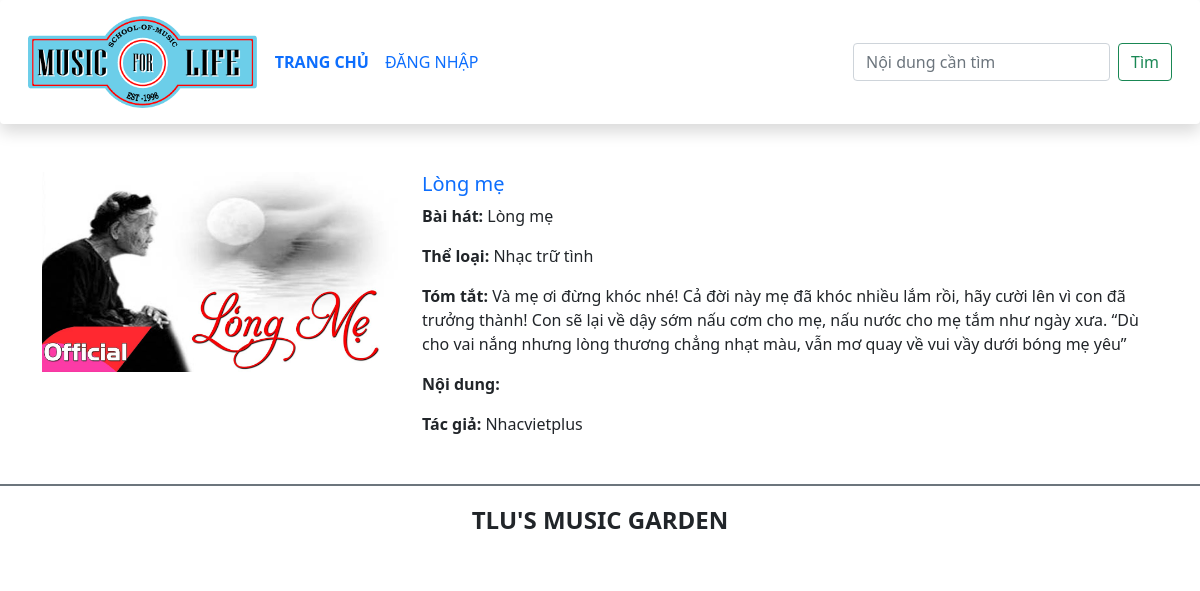
Screenshot of /detail.php?id=1 with the database file from the repository.
### tables this page shows
CREATE TABLE `baiviet` (
  `ma_bviet` int(10) UNSIGNED NOT NULL,
  `tieude` varchar(200) NOT NULL,
  `ten_bhat` varchar(100) NOT NULL,
  `ma_tloai` int(10) UNSIGNED NOT NULL,
  `tomtat` text NOT NULL,
  `noidung` text DEFAULT NULL,
  `ma_tgia` int(10) UNSIGNED NOT NULL,
  `ngayviet` datetime NOT NULL,
  `hinhanh` varchar(200) DEFAULT NULL
);

CREATE TABLE `theloai` (
  `ma_tloai` int(10) UNSIGNED NOT NULL,
  `ten_tloai` varchar(50) NOT NULL
);

CREATE TABLE `tacgia` (
  `ma_tgia` int(10) UNSIGNED NOT NULL,
  `ten_tgia` varchar(100) NOT NULL,
  `hinh_tgia` varchar(200) DEFAULT NULL
);

### detail.php (the view)
<?php
include('./include/header.php');
include('./include/database-connection.php');
$id_post = filter_input(INPUT_GET, 'id', FILTER_VALIDATE_INT);
$sql       = "SELECT * FROM baiviet WHERE ma_bviet = :id;";
$statement = $pdo->prepare($sql);
$statement->execute([':id' => $id_post]);
$post    = $statement->fetch();
$id_author = $post['ma_tgia'];
$sql       = "SELECT ten_tgia FROM tacgia WHERE ma_tgia = :id;";
$statement = $pdo->prepare($sql);
$statement->execute([':id' => $id_author]);
$author    = $statement->fetch();
$id_category = $post['ma_tloai'];
$sql       = "SELECT * FROM theloai WHERE ma_tloai = :id;";
$statement = $pdo->prepare($sql);
$statement->execute([':id' => $id_category]);
$category    = $statement->fetch();
?>
<link rel="stylesheet" href="css/style.css">
    <main class="container mt-5">
                <div class="row mb-5">
                    <div class="col-sm-4">
                        <img src="<?= htmlspecialchars($post['hinhanh']) ?>" class="img-fluid" alt="...">
                    </div>
                    <div class="col-sm-8">
                        <h5 class="card-title mb-2">
                            <a href="" class="text-decoration-none"><?= htmlspecialchars($post['tieude']) ?></a>
                        </h5>
                        <p class="card-text"><span class=" fw-bold">Bài hát: </span><?= htmlspecialchars($post['ten_bhat']) ?></p>
                        <p class="card-text"><span class=" fw-bold">Thể loại: </span><?= htmlspecialchars($category['ten_tloai']) ?></p>
                        <p class="card-text"><span class=" fw-bold">Tóm tắt: </span><?= htmlspecialchars($post['tomtat']) ?></p>
                        <p class="card-text"><span class=" fw-bold">Nội dung: </span><?= htmlspecialchars($post['noidung']) ?></p>
                        <p class="card-text"><span class=" fw-bold">Tác giả: </span><?= htmlspecialchars($author['ten_tgia']) ?></p>
                    </div>
        </div>
    </main>
    <?php
    include('./include/footer.php');
    ?>

### rows the page displays
baiviet: hinhanh (picture), tieude "Lòng mẹ", ten_bhat "Lòng mẹ", tomtat "Và mẹ ơi đừng khóc nhé! Cả đời này mẹ đã khóc nhiều lắm rồi, hãy cười lên vì con đã trưởng thành! Con sẽ lại về dậy sớm nấu cơm cho mẹ, nấu nước cho mẹ tắm như ngày xưa. “Dù cho vai nắng nhưng lòng thương chẳng nhạt màu, vẫn mơ quay về vui vầy dưới bóng mẹ yêu”"
theloai: ten_tloai "Nhạc trữ tình"
tacgia: ten_tgia "Nhacvietplus"
